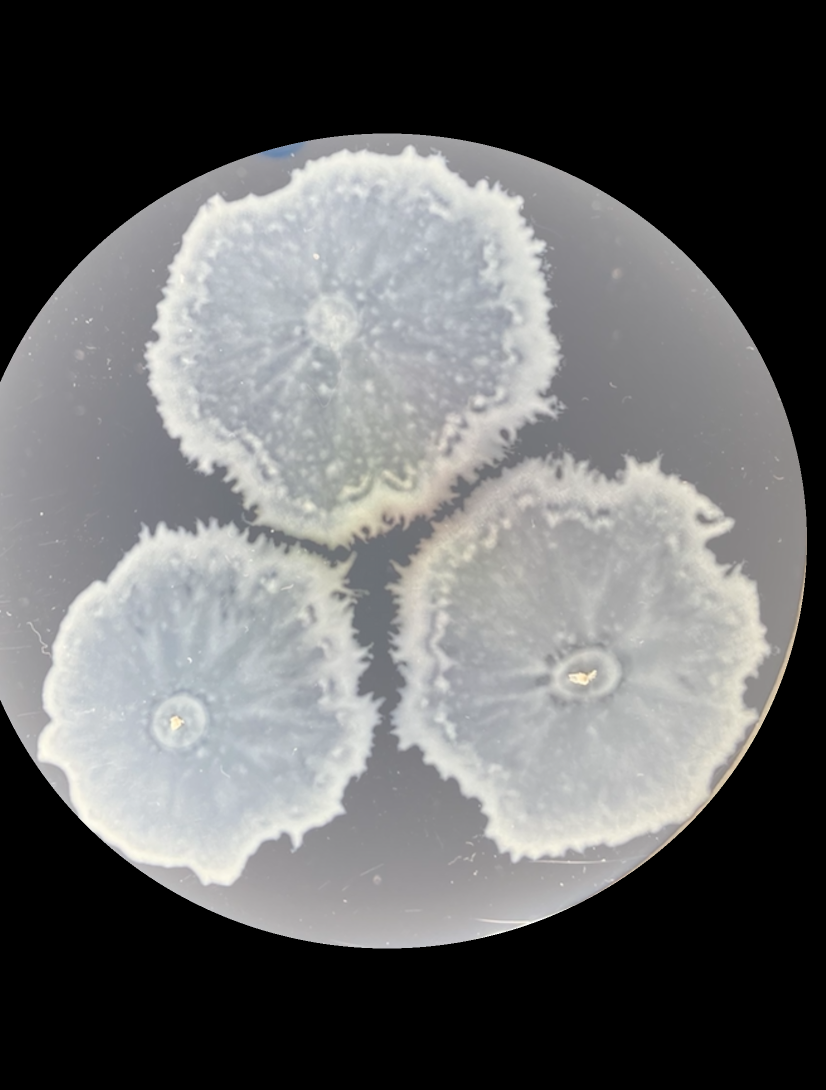
#> input picture codes/colony_area/surfactant_area_calculations/salmonella/salm_plate_images/extracted_cropped_images/tween_0_0.png, 1652 x 2180 px (shown at 1/2 size); its folder holds only this picture in this run
$ jupyter execute --allow-errors salm_tween_colony_area.ipynb
#> lines starting #> are read from the running program, lines starting #| are printed output that depends on the picture; after the words box and inside, x2 and y2 are one past the last pixel; in counts of white or black regions, pixels touching at a corner belong together
[cell 1]
#start imports
import os
from PIL import Image,ImageDraw
import numpy as np
import matplotlib.pyplot as plt
import skimage as ski
import math
import json
import pandas as pd
from skimage.measure import regionprops_table, label
from skimage.morphology import remove_small_objects, remove_small_holes
from scipy.ndimage import binary_fill_holes
from scipy.optimize import curve_fit


fileDir = "salm_plate_images/extracted_cropped_images/" #enter the file directory of the images you want processed here
fileNameArray = sorted(os.listdir(fileDir)) #creates an array of the file names here

Converts your images into arrays and stores them in imgarrList

[cell 2]
#creates a list of arrays of all of your images
#at every x,y position, has three values that correspond to RGB values from 0-255
finalImageList={}
for filename in fileNameArray:
    tempImg = Image.open(fileDir +filename)
#> tempImg is the input picture: PIL image 1652x2180 RGB; mean R, G, B 102.5, 103.1, 103.5
    finalImageList[filename]= np.array(tempImg)

#testing_im = Image.fromarray(finalImageList['tween_0_0.png'], 'RGB')
#testing_im

[cell 3]
#function which will calculate the area of an image array
# [10 lines left out: function calculateArea, not called in this run]

Creating histogram for determination of thresholding

[cell 4]
#creating the images back from array, into an image format
processedImgList = {}
for x in finalImageList.keys():
    processedImgList[x]=Image.fromarray(finalImageList[x], 'RGB')
#> this loop made 1 pass
#> x on pass 1: 'tween_0_0.png'
#> after the loop, processedImgList = 1 item

[cell 5]
#determination of the optimal threshopld for segmentation
#different values for E. coli and Salmonella
thresholdValue = 0.75
#> (the rest of this cell did not finish here and is left out)

[cell 6]
#remake images
thresholdValue = 0.7
for choiceNum in range(len(finalImageList.keys())):
    newgray=ski.color.rgb2gray(processedImgList[fileNameArray[choiceNum]])
    mask = newgray>thresholdValue

    label_image = label(mask == 0)
    props = regionprops_table(label_image, properties=['label', 'area'])

    # Find the largest black region
    largest_label = props['label'][np.argmax(props['area'])]  # Label of the largest black region

    # Create a mask where only the largest black region remains black
    largest_black_region = label_image == largest_label

    # Set everything else to white
    final_image = ~largest_black_region
    processedImgList[fileNameArray[choiceNum]] = final_image
#> this loop made 1 pass
#> largest_label on pass 1: 1
#> pass 1, `mask = newgray>thresholdValue`:
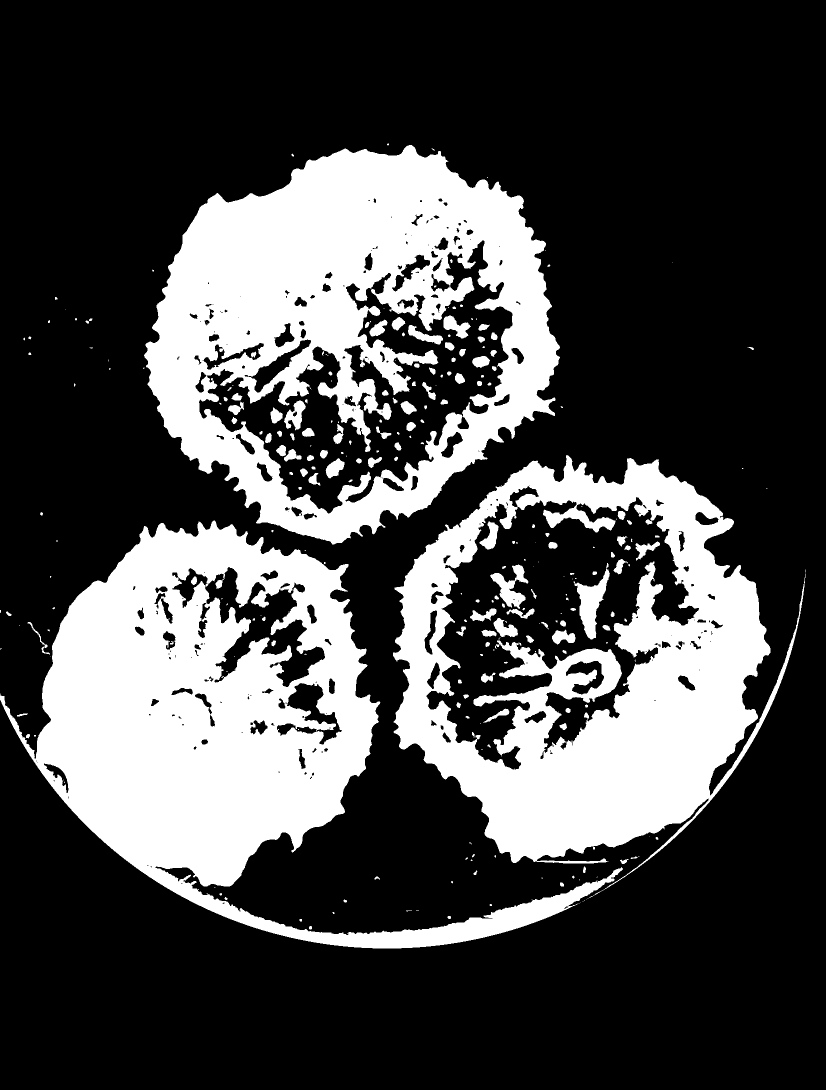
#> mask: shape (2180, 1652) bool (shown at 1/2 size); 28.1% white; 276 white regions (114 under 20 px), largest, box (x1, y1, x2, y2) and area: (0, 1041, 1246, 1897) 355416, (288, 290, 1120, 1089) 331225, (786, 910, 1611, 1797) 290789
#> pass 1, `label_image = label(mask == 0)`:
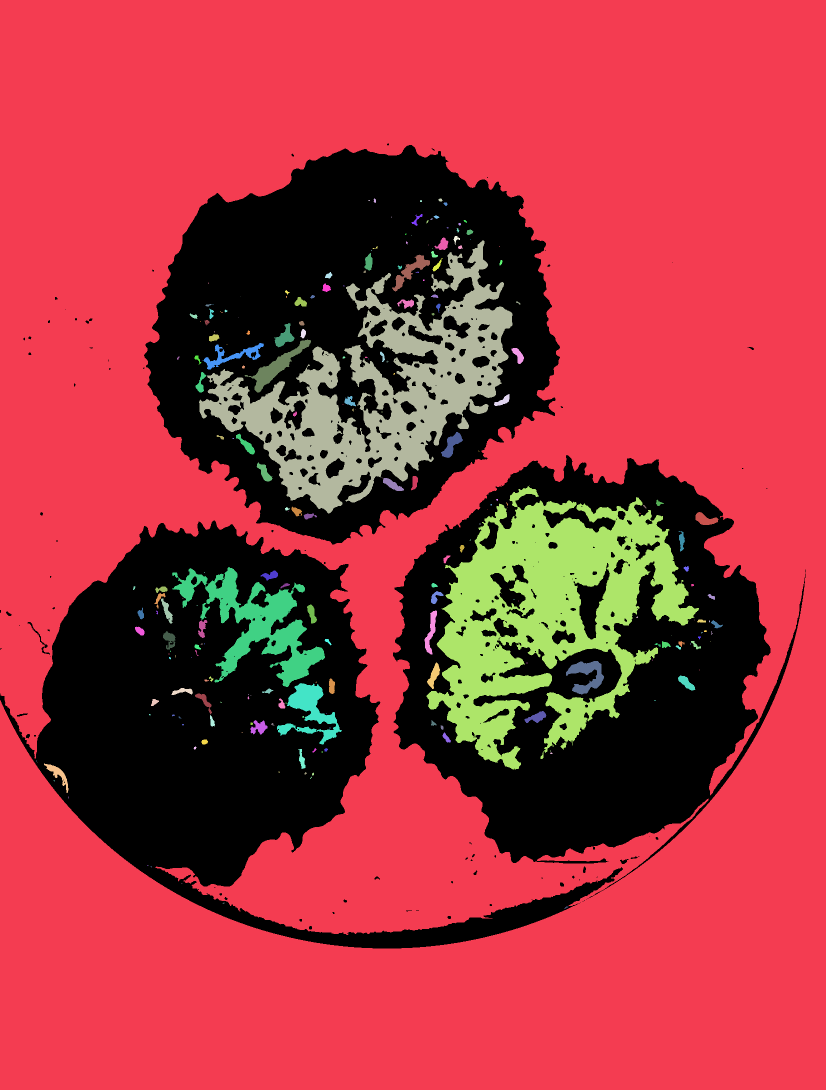
#> label_image: shape (2180, 1652) int32 (shown at 1/2 size); 231 distinct labels, from 0 to 230; one colour per label, 0 black
#> pass 1, `largest_black_region = label_image == largest_label`:
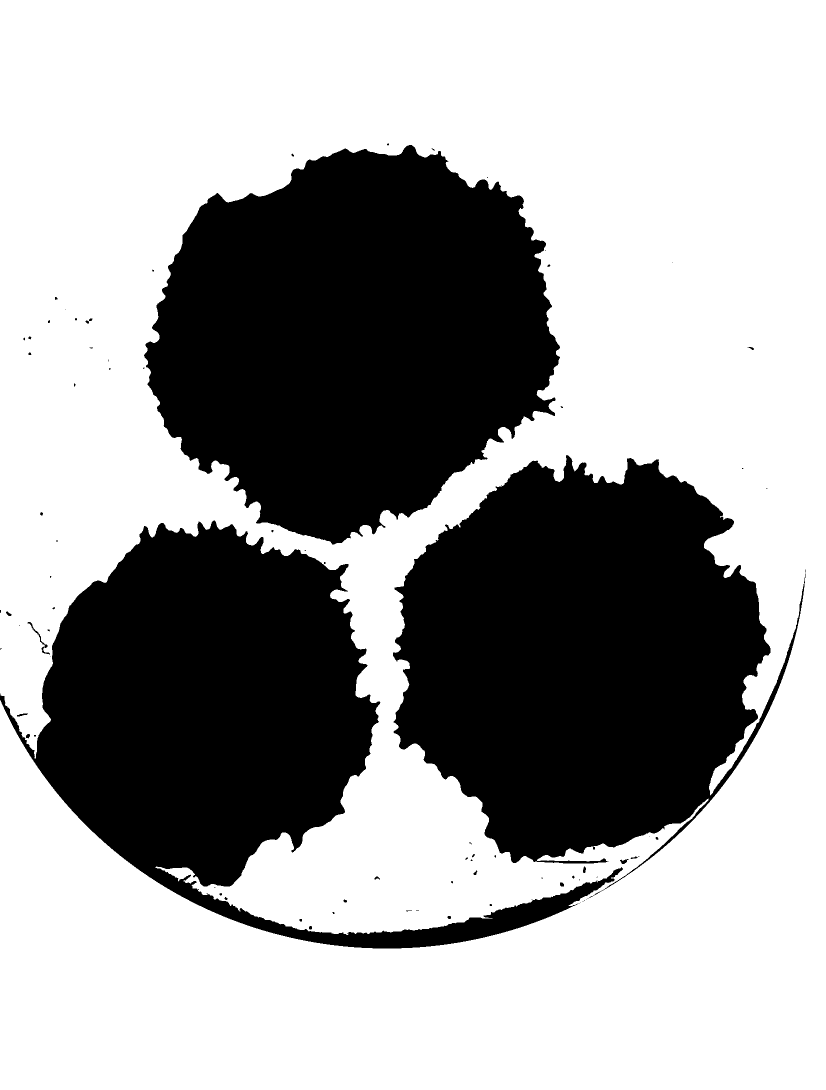
#> largest_black_region: shape (2180, 1652) bool (shown at 1/2 size); 63.5% white; 85 black regions (53 under 20 px), largest, box (x1, y1, x2, y2) and area: (288, 290, 1120, 1089) 471920, (786, 910, 1611, 1797) 448343, (0, 1041, 1246, 1897) 391453

#> (the rest of this cell did not finish here and is left out)

[cell 7]
#now applying the area calculator
testingArea = {}
count=0
scaling_factors = [1890, 1950, 2050, 2130, 1950, 2160, 1910, 2100, 2060, 2020, 2130] #number of pixels per 80mm for each image
for x in processedImgList.keys():
    label_image = label(processedImgList[x] > 0)
    props = regionprops_table(label_image, properties=['label', 'area'])
    #pixelArea = np.sum(binary_mask)
    areas = np.array(np.array(props['area']) * ((80/scaling_factors[count])**2))
    three_areas = np.sort(areas)[-3:] #takes the three largest areas
    testingArea[x] =three_areas
    count+=1
#> this loop made 1 pass
#> (x, three_areas, count) on pass 1: ('tween_0_0.png', [701.4, 803.3, 845.5], 1)
#> pass 1, `label_image = label(processedImgList[x] > 0)`:
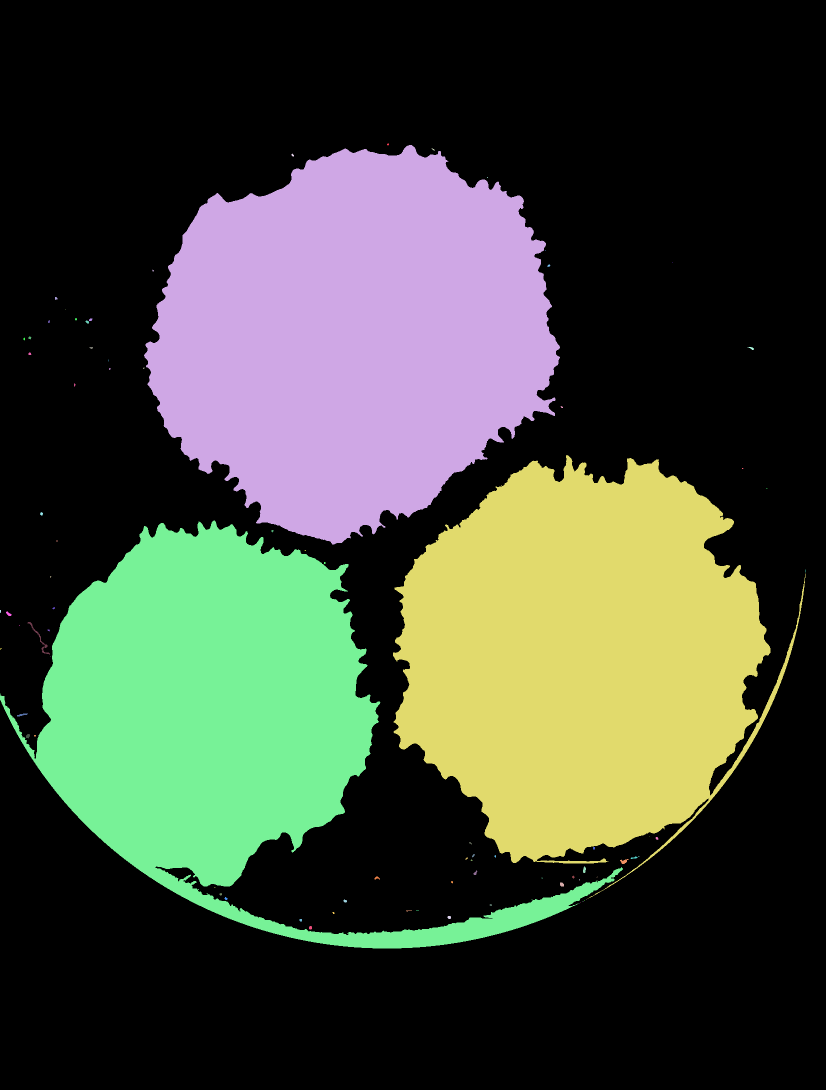
#> label_image: shape (2180, 1652) int32 (shown at 1/2 size); 86 distinct labels, from 0 to 85; one colour per label, 0 black
#> after the loop, count = 1; testingArea = {'tween_0_0.png': [701.4, 803.3, 845.5]}

[cell 8]
#saves the results to a text file
if True:
    with open("salm_plate_results/salm_tween.txt", 'w') as file:
        for x in testingArea.keys():
            file.write(x+" ")
            file.write(str(testingArea[x]) + str("\n"))

#> (a cell that did not finish here is left out)

[cell 10]
# load the data
averages = [np.average(testingArea[key]) for key in testingArea.keys()]
#> averages = [783.4]
errors = [np.std(testingArea[key]) for key in testingArea.keys()]
#> errors = [60.51]
#> (the rest of this cell did not finish here and is left out)
